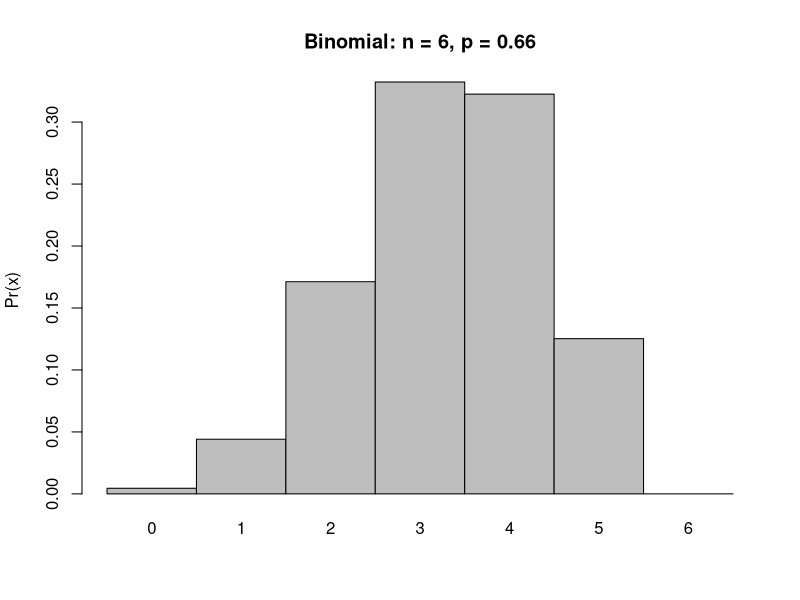

This chart was generated by the following R code: (Note: this script raises an error after producing the figure.)
# Clear your R environment to make 
# sure there are no stray variables.

rm(list = ls())

pol_n_predation = 26
pol_n_no_predation = 184
pol_n_total = pol_n_no_predation + pol_n_predation
pol_predation_rate = pol_n_predation/pol_n_total
  
psd_n_predation = 25
psd_n_no_predation = 706
psd_n_total = psd_n_predation +  psd_n_no_predation
psd_predation_rate = psd_n_predation/psd_n_total

seed_predation_proportion = psd_predation_rate/pol_predation_rate

print(
  paste0(
    "The seed predation rate for Polyscias fulva is: ",
    round(pol_predation_rate, digits = 3))) 

print(
  paste0(
    "The seed predation rate for Pseudospondias microcarpa is: ",
    round(psd_predation_rate, digits = 3)))

x_bin = 0:6
y_bin_2 = dbinom(x_bin, size = 5, prob = 0.66)

barplot(
  height = y_bin_2,
  # the names to print with each bar:
  names.arg = x_bin,
  # Tells R to remove space between bars:
  space = 0,
  ylab = "Pr(x)",
  main = "Binomial: n = 6, p = 0.66")

x_bin= 0:6
y_bin_2= dbinom(x_bin, size=6, prob= 0)

y_bin_2 = pbinom(4, size = 6, prob = .67)

y_bin_2 = pbinom(4, size = 6, prob = .67, lower.tail = F)

y_bin_2 = pnorm(1, 0, 1)

pnorm(2, 0, 1) - pnorm(1, 0, 1) 

par(mfrow = c(1, 2))
y_cdf_1 = pnorm(x, mean = 0, sd = 1)
y_cdf_2 = pnorm(x, mean = 0, sd = 2)
y_cdf_3 = pnorm(x, mean = -2, sd = 1)
plot(y_cdf_1 ~ x, type = "l", ylab = "cumulative density", main = "Antonios CDF Plot")
lines(y_cdf_2 ~ x, type = "l", ylab = "cumulative density", lty = 'dotted')
lines(y_cdf_3 ~ x, type = "l", ylab = "cumulative density", lty = 'dashed')
n = 1000
x = seq(from = -6, to = 6, length.out = n)
y = dnorm(x, mean = 0, sd = 1)
y2 = dnorm(x, mean = 0, sd = 2)
y3 = dnorm(x, mean = -2, sd = 1)
plot(y ~ x, type = "l", ylab = "Probability Density", main = "Antonios PDF Plot")
lines(y2 ~ x, type = "l", ylab = "Probability Density", lty = 'dotted')
lines(y3 ~ x, type = "l", ylab = "Probability Density", lty = 'dashed')

par(mfrow = c(1,1))
x_bin = 0:6
y_bin_2 = dbinom(x_bin, size = 6, prob = 0.66)
barplot(
  height = y_bin_2,
  # the names to print with each bar:
  names.arg = x_bin,
  # Tells R to remove space between bars:
  space = 0,
  ylab = "Pr(x)",
  main = "Antonios Binomial Plot: n = 6, p = 2/3")

x = 0:20

barplot(
  dbinom(x, size = 20, prob = 0.1),
  names.arg = x, space = 0,
  main = "Binomial PMF: n = 20, p = 0.1",
  ylab = "Pr(x)", xlab = "x = n successes")

set.seed(12345)
sim_population = rbinom(n = 1000000, size = 20, prob = 0.1)

